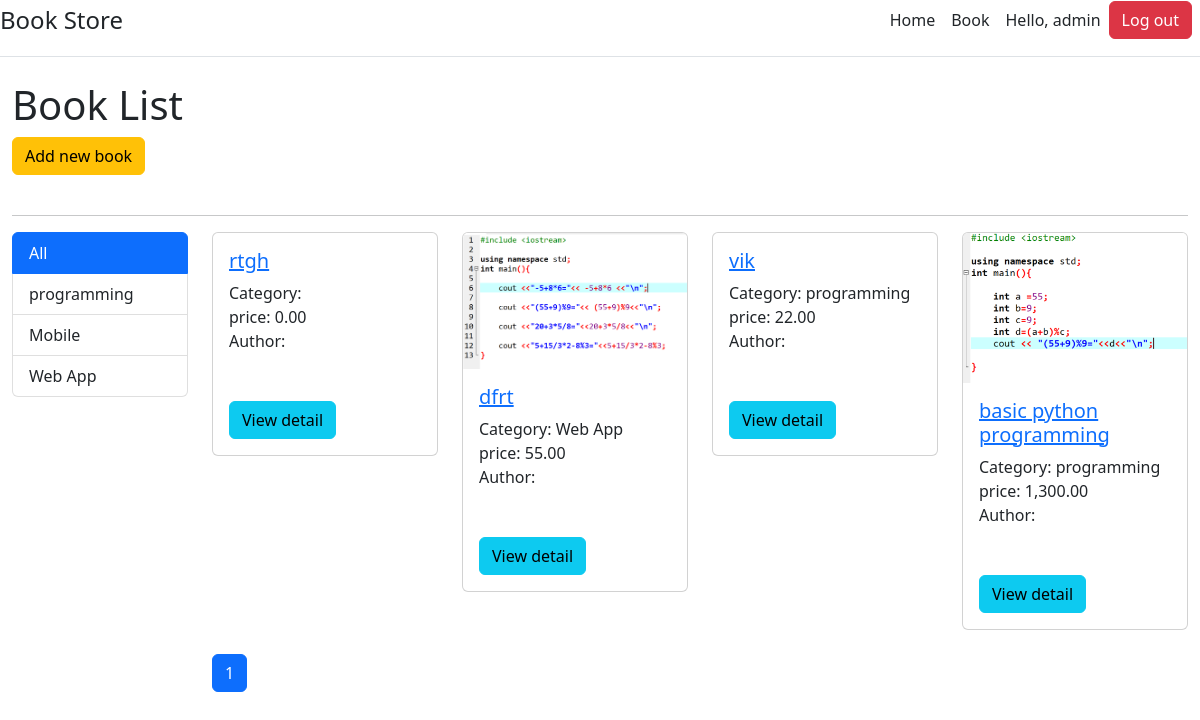
Page /book/ (signed in) on the committed database.
### book/models.py (models this page shows, shortened)
class Category(models.Model):
    name= models.CharField(max_length=100)
    class Meta:
        verbose_name_plural = 'Category'

class Book(models.Model):
    code=models.CharField(max_length=10, unique=True)
    slug = models.SlugField(max_length=200, unique=True)
    name = models.CharField(max_length=100)
    description = models.TextField(null=True, blank=True)
    price = models.FloatField(default=0)
    category = models.ForeignKey(Category, null=True, blank=True, on_delete=models.CASCADE)
    author = models.ManyToManyField(Author, blank=True)
    level = models.CharField(max_length=5, null=True, blank=True, choices=BOOK_LEVEL_CHOICE)
    image = models.FileField(upload_to='upload', null=True, blank=True)
    published = models.BooleanField(default=False)
    created = models.DateTimeField(auto_now_add=True)
    updated = models.DateTimeField(auto_now=True)
    class Meta:
        ordering = ['-created']
        verbose_name_plural = 'Book'
    def show_image(self):
        if self.image:
            return format_html('<img src="%s" height="40">' % self.image.url)
        return''
    show_image.allow_tags = True

### book/views.py (the view)
# urls.py: path('', login_required(views.BookListView.as_view(), login_url='/login'), name='index'),
class BookListView(ListView):
    model = Book
    template_name = 'book/index.html'
    context_object_name = 'books'
    paginate_by = 5
    def get_queryset(self):
        return Book.objects.filter(published = True)
    def get_context_data(self, *args, **kwargs):
        cd = super(BookListView, self).get_context_data(*args, **kwargs)
        cd.update({
            'categories': Category.objects.all(),
        })
        return cd

### templates/book/index.html (shortened to what this page needs)
{% extends "layouts/base.html" %}
{% load humanize %}
{% block content %}
<h1>Book List</h1>
<a href="{% url 'book:book_add' %}" class="btn btn-warning mb-4">Add new book</a>
<hr>
<div class="row">
    <div class="col-lg-2">
        <div class="list-group">
            <a href="{% url 'book:index' %}" class="list-group-item list-group-item-action active {% if not categ_id %} active {% endif %}">All</a>
            {% for c in categories %}
            <a href="{% url 'book:index' %}?categoryid={{ c.id }}" class="list-group-item list-group-item-action {% if categ_id|add:'0' == c.id %} active {% endif %}">{{ c.name }}</a>
            {% endfor %}
          </div>
    </div>
    <div class="col-lg-10">
        <div class="row">
            {% for b in books %}
            <div class="col-lg-3">
                <div class="card mb-4">
                    {% if b.image %}
                  <a href="{% url 'book:detail' slug=b.slug %}">
                    <img src="{{ b.image.url }}" alt="" class="card-img-top">
                  </a>
                  {% endif %}
                    <div class="card-body">
                        <h5><a href="{% url 'book:detail' slug=b.slug %}">{{ b.name }}</a></h5>
                        <div>Category: {{ b.category.name }}</div>
                        <div>price: {{ b.price|floatformat:2|intcomma}}</div>
                        <div>Author:</div>
                        {% for a in b.author.all %}
                        <span class="badge badge-secondary">{{ a.name }}</span>
                        {% endfor %}
                        <br>
                        <a href="{% url 'book:detail' slug=b.slug %}" class="btn btn-info mt-4"> View detail </a>
                    </div>
                </div>
            </div>
           {% endfor %}
        </div>
        <ul class="pagination">
            {% for i in page_obj.paginator.page_range %}
            <li class="page-item {% if page_obj.number == i %}active{% endif %} "><a class="page-link" href="?page={{ i }}">{{ i }}</a></li>
            {% endfor %}
          </ul>
    </div>
</div>
{% endblock %}

### templates/layouts/base.html (shortened to what this page needs)
<!doctype html>
<html lang="en">
<head>
  <link href="https://cdn.jsdelivr.net/npm/bootstrap@5.2.2/dist/css/bootstrap.min.css" rel="stylesheet"
>
  <link rel="stylesheet" href="https://cdn.jsdelivr.net/npm/@fortawesome/fontawesome-free@6.2.0/css/fontawesome.min.css"
>
</head>
<body>
  <div class="d-flex flex-column flex-md-row align-items-center pb-3 mb-4 border-bottom">
    <a href="/" class="d-flex align-items-center text-dark text-decoration-none">
      <span class="fs-4">Book Store</span>
    </a>
    <nav class="d-inline-flex mt-2 mt-md-0 ms-md-auto">
      <a class="me-3 py-2 text-dark text-decoration-none" href="{% url 'myapp:index' %}">Home</a>
      <a class="me-3 py-2 text-dark text-decoration-none" href="{% url 'book:index' %}">Book</a>
    </nav>
    {% if user.is_authenticated %}
    <span>Hello, {{ request.user.username }}</span>
    <form method="post" action="{% url 'myapp:logout' %}" novalidate>
      <button type="submit" class="btn btn-danger mx-2">Log out</button>
    </form>
    {% endif %}
  </div>
  <div class="container-fluid">
    {% block content %}{% endblock %}
  </div>
</body>
</html>

### rows in the picture
Category: name "programming"
Category: name "Mobile"
Category: name "Web App"
Book: name "rtgh", price "0.00"
Book: image (picture), name "dfrt", category.name "Web App", price "55.00"
Book: name "vik", category.name "programming", price "22.00"
Book: image (picture), name "basic python programming", category.name "programming", price "1,300.00"

### other values in the picture
{{ request.user.username }} "admin"
{{ i }} "1"
